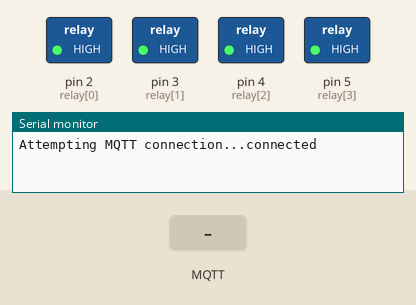
Simulated run of this sketch. Board: Arduino Uno, built with avr-gcc and run on an emulated ATmega328P. Shown: switched loads named in the sketch (green lamp = pin HIGH), the last lines printed to the serial monitor. The inputs (shaded band) are chosen by the test bench. WiFi joins after 1.5 s; servers stay silent unless stated; no MQTT or app messages arrive unless stated.

Above: at 3.2 s.
3.3 s: MQTT message "200" arrives on the first subscribed topic
At 3.44 s:
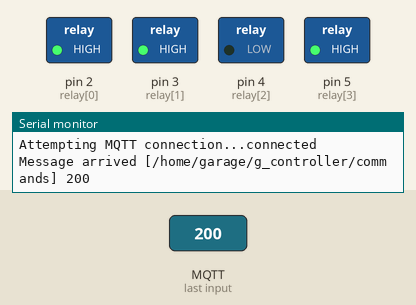
5.0 s: MQTT message "1" arrives on the first subscribed topic
At 5.12 s:
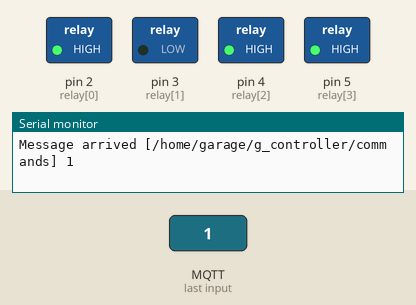
6.7 s: MQTT message "0" arrives on the first subscribed topic
At 6.83 s:
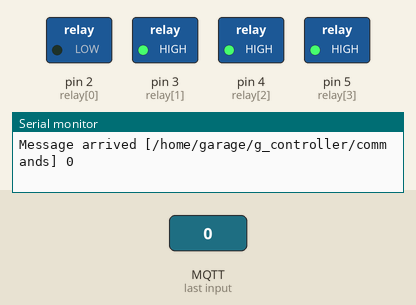
Timing chart, 0 to 9.7 s (numbered marks = the images above; inputs shaded):
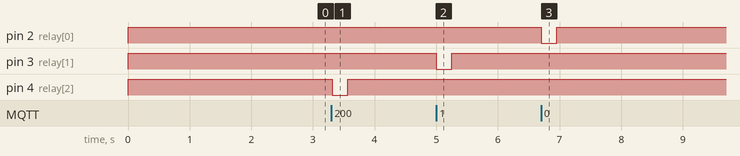

The sketch:

main.ino
```cpp
#include <UIPEthernet.h>
#include <PubSubClient.h>

//Compiler instructions

#define RELAY_ON LOW
#define RELAY_OFF HIGH

#define RELAY_BOARD_SIZE 4

#define IN_TOPIC "/home/garage/g_controller/commands"
#define OUT_TOPIC "/home/garage/g_controller/confirmations"
#define ID_CONTROLLER "controller_1"
#define USERNAME "username"
#define PASSWORD "password"

// Update these with values suitable for your network.
byte mac[] = {0xDE, 0xED, 0xBA, 0xFE, 0xFE, 0xED};
IPAddress server(192, 168, 51, 117);

int relay[RELAY_BOARD_SIZE] = {2, 3, 4, 5};

EthernetClient ethClient;
PubSubClient mqttClient(ethClient);

void blinkRelay(int pin)
{
  digitalWrite(pin, RELAY_ON);
  delay(250);
  digitalWrite(pin, RELAY_OFF);
  delay(50);
}

void callback(char *topic, byte *payload, unsigned int length)
{
  Serial.print("Message arrived [");
  Serial.print(topic);
  Serial.print("] ");
  for (int i = 0; i < length; i++)
  {
    Serial.print((char)payload[i]);
  }
  Serial.println();

  int data = (int)payload[0] - 48;

  if (data >= 0 && data < RELAY_BOARD_SIZE)
  {
    blinkRelay(relay[data]);
  }
}

void reconnect()
{
  // Loop until we're reconnected
  while (!mqttClient.connected())
  {
    Serial.print("Attempting MQTT connection...");
    // Attempt to connect
    if (mqttClient.connect(ID_CONTROLLER, USERNAME, PASSWORD))
    {
      Serial.println("connected");
      // Once connected, publish an announcement...
      mqttClient.publish(OUT_TOPIC, "online");
      // ... and resubscribe
      mqttClient.subscribe(IN_TOPIC);
    }
    else
    {
      Serial.print("failed, rc=");
      Serial.print(mqttClient.state());
      Serial.println(" try again in 5 seconds");
      // Wait 5 seconds before retrying
      delay(5000);
    }
  }
}

void setup()
{
  Serial.begin(9600);

  for (int i = 0; i < RELAY_BOARD_SIZE; i++)
  {
    pinMode(relay[i], OUTPUT);
    digitalWrite(relay[i], RELAY_OFF);
  }

  mqttClient.setServer(server, 1883);
  mqttClient.setCallback(callback);

  Ethernet.begin(mac);
  // Allow the hardware to sort itself out
  delay(500);
}

void loop()
{
  if (!mqttClient.connected())
  {
    reconnect();
  }
  mqttClient.loop();
  delay(20);
}
```

Measured:
- after the input at 3.3 s, pin 4 (relay[2]): HIGH → LOW at once, → HIGH 0.25 s later
- after the input at 5.0 s, pin 3 (relay[1]): HIGH → LOW at once, → HIGH 0.25 s later
- after the input at 6.7 s, pin 2 (relay[0]): HIGH → LOW at once, → HIGH 0.25 s later
